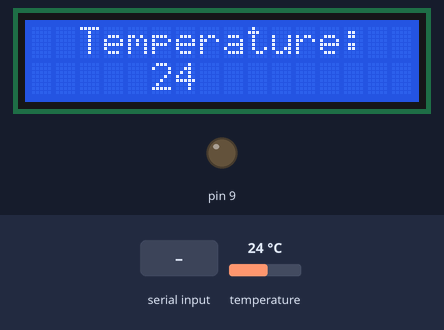
A sketch run on a simulated Arduino Uno, built with avr-gcc and run on an emulated ATmega328P. Parts: 16×2 character LCD, output pins drawn as LEDs (lit = HIGH). The test bench sets the inputs (shaded band); at power-on: temperature 24 °C. What the sketch prints to the serial monitor is not drawn.

Above: at 1.2 s.
1.3 s: "1" received over Serial
At 3.6 s:
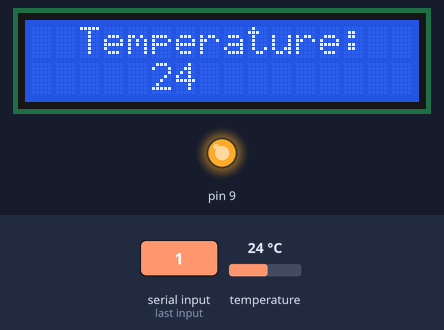
3.9 s: byte 204 (0xCC) received over Serial
At 5.2 s:
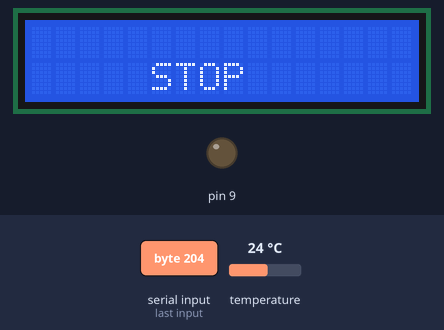
6.1 s: byte 238 (0xEE) received over Serial
At 7.3 s:
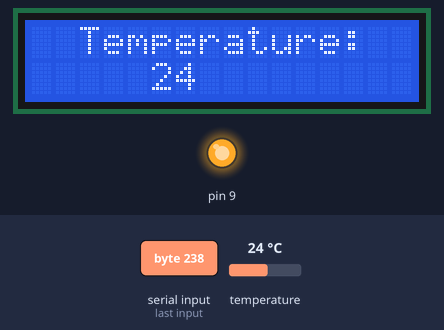
7.7 s: temperature set to 12 °C
At 9.6 s:
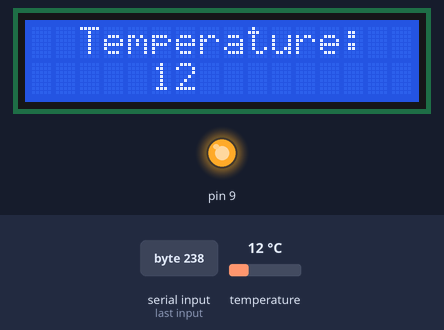
9.9 s: temperature set to 19 °C
At 11.0 s:
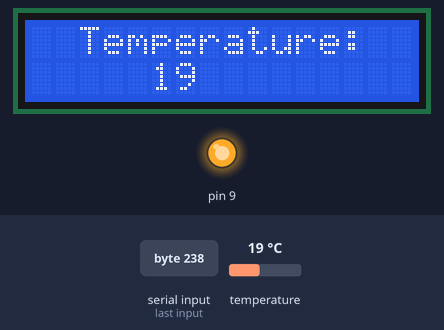
12.2 s: temperature set to 28 °C
At 13.4 s:
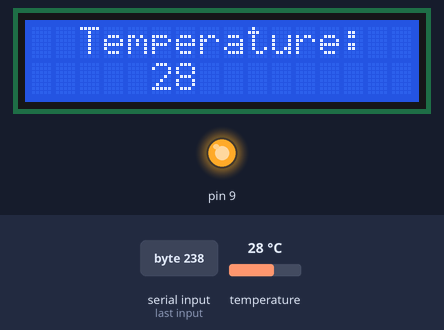
Timing chart, 0 to 15.2 s (numbered marks = the images above; inputs shaded):
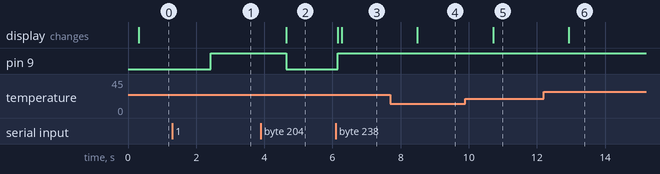

Measured:
- after the input at 1.3 s, pin 9: LOW → HIGH after 1.1 s
- after the input at 3.9 s, pin 9: HIGH → LOW after 0.75 s; the display: changes after 0.75 s (image 2)
- after the input at 6.1 s, pin 9: LOW → HIGH after 0.06 s; the display: first changes after 0.06 s (image 3 shows a later state)
- after the input at 7.7 s, the display: changes after 0.79 s (image 4)
- after the input at 9.9 s, the display: changes after 0.81 s (image 5)
- after the input at 12.2 s, the display: changes after 0.73 s (image 6)

The sketch:

ControlT.ino
```cpp
#include <LiquidCrystal.h>
#include <OneWire.h>
#include <DallasTemperature.h>

// Data wire is plugged into port 2 on the Arduino
#define ONE_WIRE_BUS 8

// Setup a oneWire instance to communicate with any OneWire devices (not just Maxim/Dallas temperature ICs)
OneWire oneWire(ONE_WIRE_BUS);

// Pass our oneWire reference to Dallas Temperature.
DallasTemperature sensors(&oneWire);
LiquidCrystal lcd(7, 6, 5, 4, 3, 2);

DeviceAddress insideThermometer;

//int data = DEVICE_DISCONNECTED_C;
int t1820 = DEVICE_DISCONNECTED_C;
int tserver = DEVICE_DISCONNECTED_C;
int comRead = DEVICE_DISCONNECTED_C;

float tempC;
bool running = true;
bool first_run = true;

void setup() {
  Serial.begin(9600);
  sensors.begin();
  sensors.getAddress(insideThermometer, 0);
  sensors.setResolution(insideThermometer, 9);

  pinMode(9, OUTPUT);
  //Pinmode();
  lcd.begin(16, 2);
  lcd.clear();
  lcd.setCursor(5, 0);
  lcd.print("Work!");

}

char m;
void loop() {
  if (first_run){
    sensors.requestTemperatures(); // Send the command to get temperatures
    sensors.getTempC(insideThermometer);
    first_run = false;
  }

  //-- read T
  sensors.requestTemperatures(); // Send the command to get temperatures
  tempC = sensors.getTempC(insideThermometer);
  if (tempC != DEVICE_DISCONNECTED_C)
  {
    t1820 = tempC;
      if (running){
        lcd.setCursor(0, 0);
        lcd.print("  Temperature: ");
        lcd.setCursor(5, 1);
        lcd.print(t1820);
        Serial.write(t1820);
        delay(1000);
      }
  }


  if (Serial.available()) {
    //get byte from serial
      comRead = Serial.read();
      if (comRead < 128){
        tserver = comRead;
      }
    //if data from DS18B20 and data from serial is correct
    if ( (t1820 != DEVICE_DISCONNECTED_C) && (tserver != DEVICE_DISCONNECTED_C) ) {
      //set up ten pin
      if (t1820 <= tserver) {
        digitalWrite(9, HIGH);
      } else {
        digitalWrite(9, LOW);
      }
      //
      if (comRead == 0xCC){
       running = false;
       lcd.clear();
       lcd.setCursor(5, 1);
       lcd.print("STOP");
       digitalWrite(9, LOW);
      }
      else if (comRead == 0xEE ){
        lcd.clear();
        if (t1820 <= tserver) {
          digitalWrite(9, HIGH);
        } else {
          digitalWrite(9, LOW);
        }
        running = true;
      }
    }
  }
}
```
